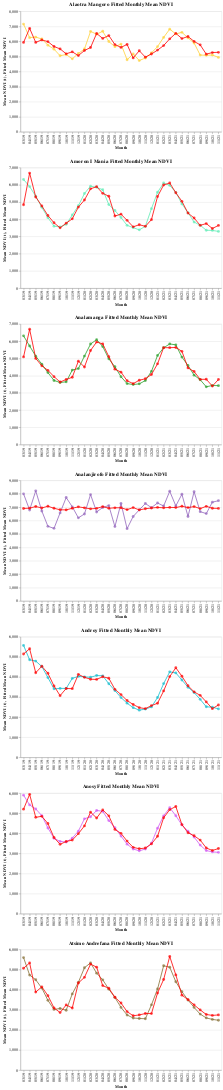

The cell this chart's notebook holds for it:
### Code cell
# AR(2) models

charts_3, mseAR = [], dict()

for i in list(zip(adminStats["Region"].unique(), colors)):
    dfSubset = adminStats[adminStats["Region"] == i[0]]

    # create lagged variable
    dfSubset["Mean NDVI (t-1)"] = dfSubset["Mean NDVI"].shift(1)
    dfSubset["Mean NDVI (t-2)"] = dfSubset["Mean NDVI"].shift(2)
    dfSubset = dfSubset.rename(columns={"Mean NDVI": "Mean NDVI (t)"}  # drop first two observations with NaN's
                      ).iloc[2:,].reset_index(drop=True)

    trainFeatures = dfSubset[["Mean NDVI (t-1)", "Mean NDVI (t-2)"]].values
    target = dfSubset["Mean NDVI (t)"].values.reshape(len(dfSubset), 1)

    ar_2 = LinearRegression().fit(trainFeatures, target)  # AR(2) model

    dfSubset["Fitted Mean NDVI"] = np.round(ar_2.predict(trainFeatures), 3)
    dfSubset["Residual"] = np.round(target - ar_2.predict(trainFeatures), 3)
    mseAR[i[0]] = np.mean(np.square(dfSubset["Residual"]))

    chart = alt.layer(alt.Chart(dfSubset).mark_line(color=i[1]
                                        ).encode(x=alt.X("Month:O",
                                                          sort=formattedAxisDates),
                                                 y="Mean NDVI (t)"),
                      alt.Chart(dfSubset).mark_circle(color=i[1], size=50
                                        ).encode(x=alt.X("Month:O",
                                                          sort=formattedAxisDates),
                                                 y="Mean NDVI (t)",
                                                 tooltip=["Month", "Region", "Mean NDVI (t)"]),
                      alt.Chart(dfSubset).mark_line(color="red"
                                        ).encode(x=alt.X("Month:O",
                                                          sort=formattedAxisDates),
                                                 y="Fitted Mean NDVI"),
                      alt.Chart(dfSubset).mark_circle(color="red", size=50
                                        ).encode(x=alt.X("Month:O",
                                                          sort=formattedAxisDates),
                                                 y="Fitted Mean NDVI",
                                                 tooltip=["Month", "Region", "Fitted Mean NDVI", "Residual"]))

    charts_3.append(chart.properties(title="{} Fitted Monthly Mean NDVI".format(i[0]),
                                     height=300, width=500))

alt.vconcat(*charts_3)
